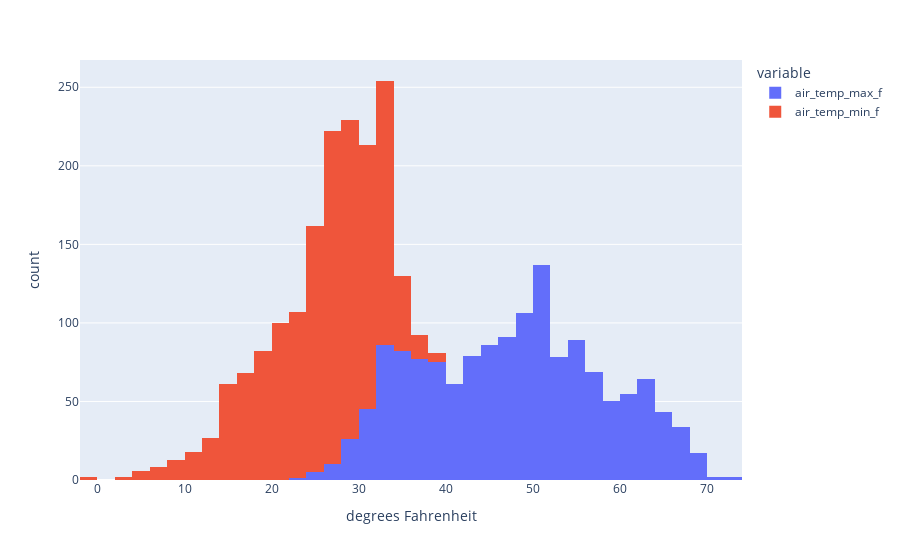

Write notebook code for a chart like this one.
### Code cell
# Second plot
month_input = 4
px.histogram(df.query('month==@month_input'),
                   x=['air_temp_max_f', 'air_temp_min_f'], labels={'value': 'degrees Fahrenheit'})

### Figure 1 — Plotly figure (JSON) as saved in the notebook; plotly's stock layout.template omitted (floating-point values rounded to 4 significant figures; data arrays with more than 128 entries replaced by an {"elided": "..."} marker saying what was removed)
{"data": [{"alignmentgroup": "True", "bingroup": "x", "hovertemplate": "variable=air_temp_max_f<br>degrees Fahrenheit=%{x}<br>count=%{y}<extra></extra>", "legendgroup": "air_temp_max_f", "marker": {"color": "#636efa", "pattern": {"shape": ""}}, "name": "air_temp_max_f", "offsetgroup": "air_temp_max_f", "orientation": "v", "showlegend": true, "type": "histogram", "x": {"elided": "1470 float values"}, "xaxis": "x", "yaxis": "y"}, {"alignmentgroup": "True", "bingroup": "x", "hovertemplate": "variable=air_temp_min_f<br>degrees Fahrenheit=%{x}<br>count=%{y}<extra></extra>", "legendgroup": "air_temp_min_f", "marker": {"color": "#EF553B", "pattern": {"shape": ""}}, "name": "air_temp_min_f", "offsetgroup": "air_temp_min_f", "orientation": "v", "showlegend": true, "type": "histogram", "x": {"elided": "1470 float values"}, "xaxis": "x", "yaxis": "y"}], "layout": {"barmode": "relative", "legend": {"title": {"text": "variable"}, "tracegroupgap": 0}, "margin": {"t": 60}, "xaxis": {"anchor": "y", "domain": [0, 1], "title": {"text": "degrees Fahrenheit"}}, "yaxis": {"anchor": "x", "domain": [0, 1], "title": {"text": "count"}}}}
